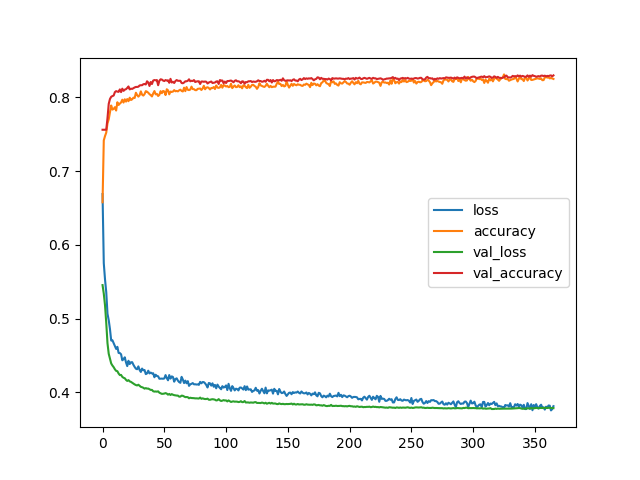

The script that saved this image:
import pandas as pd
import numpy as np
import matplotlib.pyplot as plt
import seaborn as sns
from sklearn.preprocessing import OneHotEncoder
from sklearn.model_selection import train_test_split
from sklearn.preprocessing import MinMaxScaler
from tensorflow.keras.models import Sequential
from tensorflow.keras.layers import Dense, Activation, Dropout
from tensorflow.keras.callbacks import EarlyStopping
from sklearn.metrics import classification_report, confusion_matrix, accuracy_score
import time
start_time = time.time()

# read the data
df = pd.read_csv('/home/ubuntu/ISE364/Final/data.csv', usecols=[
                 *range(0, 12)], names=[0, 1, 2, 3, 4, 5, 6, 7, 8, 9, 10, 11])

# each unique values get a col
ohe = OneHotEncoder()
feature_arr = ohe.fit_transform(df[[1]]).toarray()
feature_label = [str(1) + "_" + str(i) for i in range(feature_arr.shape[1])]
feature = pd.DataFrame(feature_arr, columns=feature_label)

# cols
columns = [*range(0, 12)]
categorical_columns = [1, 3, 5, 6, 7]
# if data is categorical, transform them
df_ohe = df.copy()
for index, i in enumerate(columns):
    if index in categorical_columns:
        ohe = OneHotEncoder()
        feature_arr = ohe.fit_transform(df[[index]]).toarray()
        feature_label = [str(index) + "_" + str(k)
                         for k in range(feature_arr.shape[1])]
        feature = pd.DataFrame(feature_arr, columns=feature_label)
        # drop the last col
        # feature = feature.iloc[:, :-1]
        df_ohe = pd.concat([df_ohe, feature], axis=1)
        df_ohe.drop(index, axis=1, inplace=True)

# set up X, y
X = df_ohe.drop(11, axis=1).values
y = df_ohe[11].values
# split the data
X_train, X_test, y_train, y_test = train_test_split(
    X, y, test_size=0.3, random_state=12)

# scale the data
scaler = MinMaxScaler()
scaler.fit(X_train)
X_train = scaler.transform(X_train)
X_test = scaler.transform(X_test)

# model set up
early_stop = EarlyStopping(
    monitor='val_loss', mode='min', patience=50, verbose=1)


model = Sequential()
model.add(Dense(units=50, activation='sigmoid'))
model.add(Dropout(0.5))

model.add(Dense(units=25, activation='sigmoid'))
model.add(Dropout(0.5))
model.add(Dense(units=1, activation='sigmoid'))
# loss for binary
model.compile(loss='binary_crossentropy',
              optimizer='adam', metrics=['accuracy'],)

# fit
model.fit(x=X_train, y=y_train, epochs=1000, validation_data=(
    X_test, y_test), verbose=0, callbacks=early_stop)

# plot
model_loss = pd.DataFrame(model.history.history)
model_loss.plot().figure.savefig('base_sigmoid.png')


# metrics
predictions = model.predict_classes(X_test)
print(confusion_matrix(y_test, predictions))
print(classification_report(y_test, predictions))
print("accuracy_score", accuracy_score(y_test, predictions))

print("\n This took", time.time() - start_time, "seconds to run")
